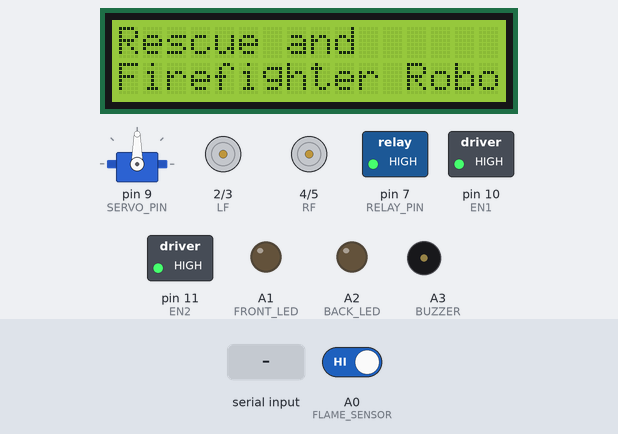
Simulated run of this sketch. Board: Arduino Uno, built with avr-gcc and run on an emulated ATmega328P. Shown: servo, 16×2 character LCD, motor-driver pin pairs drawn as motors (green arrow = first pin HIGH = forward, orange = second pin HIGH = backward, longer = more drive), switched loads named in the sketch (green lamp = pin HIGH), output pins drawn as LEDs (lit = HIGH), buzzer (waves = sounding, pin HIGH). Dashed ring = blinking. The inputs (shaded band) are chosen by the test bench; at power-on: A0 (FLAME_SENSOR) HIGH.

Above: at 1.2 s.
1.3 s: A0 (FLAME_SENSOR) driven LOW
At 2.76 s:
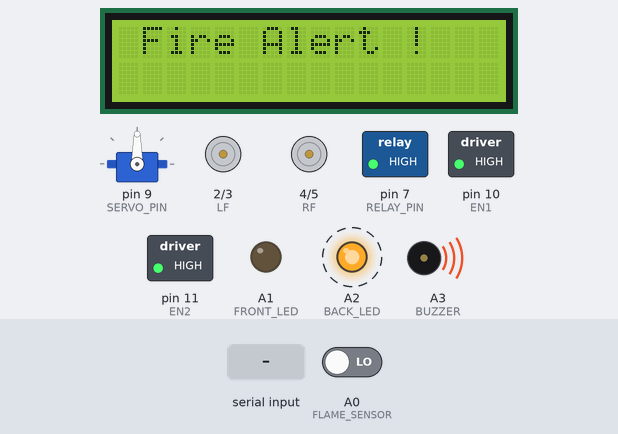
4.3 s: "F" received over Serial
At 5.19 s:
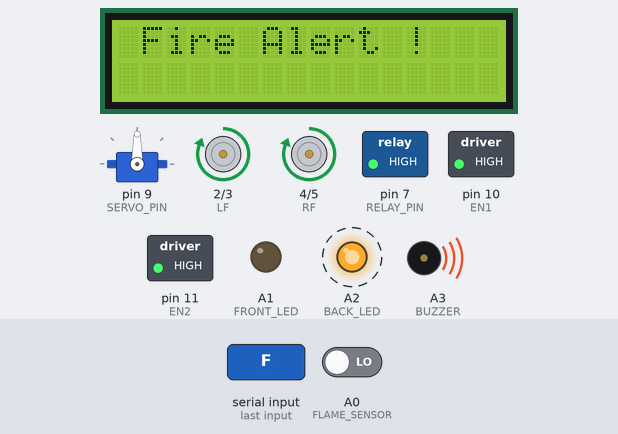
7.3 s: "B" received over Serial
At 7.62 s:
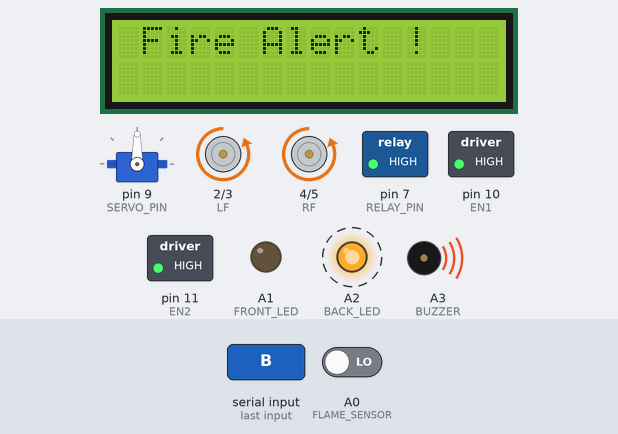
9.8 s: "L" received over Serial
At 10.05 s:
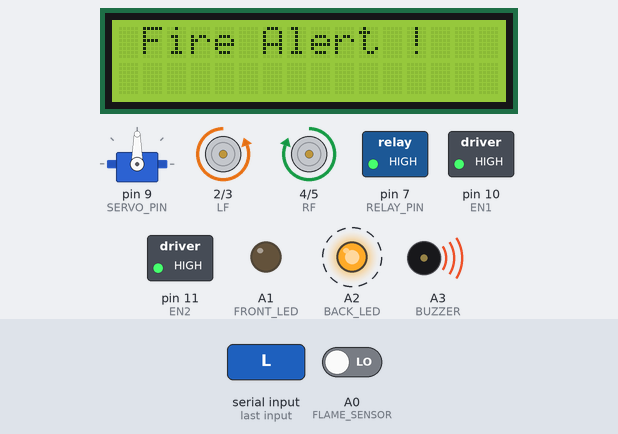
12.3 s: "R" received over Serial
At 12.48 s:
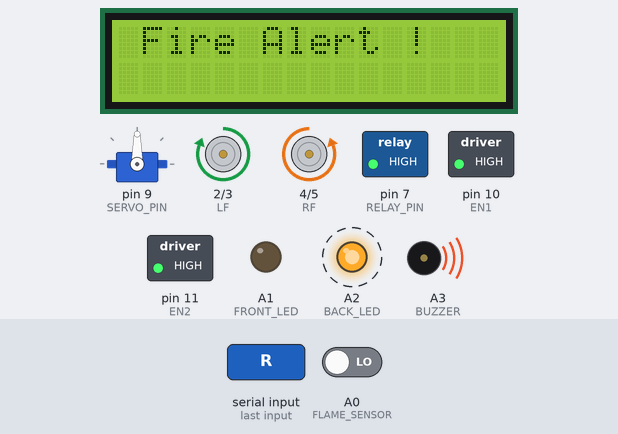
14.7 s: "W" received over Serial
At 14.91 s:
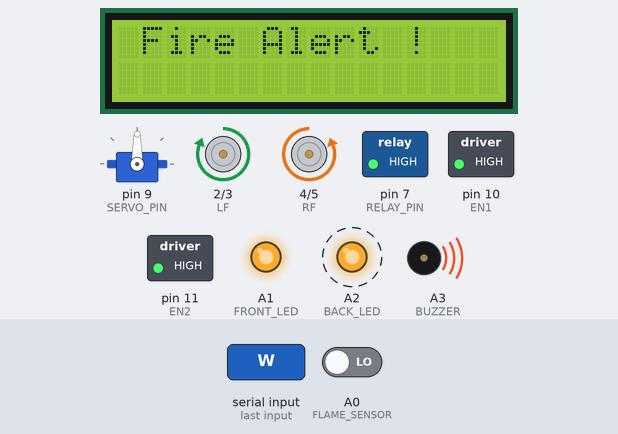
Timing chart, 0 to 18.1 s (numbered marks = the images above; inputs shaded):
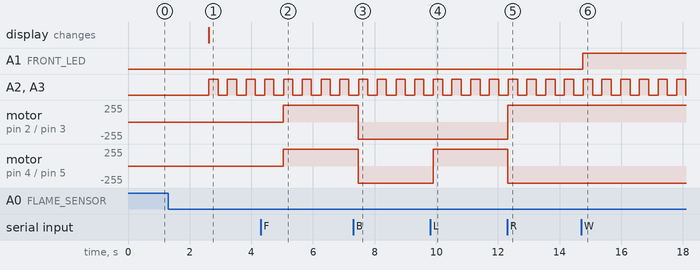

The sketch:

FireFighter.ino
```cpp
// Code By Shonjoy09
#include <SPI.h>
#include <Servo.h>
#include <Wire.h>
#include <LiquidCrystal_I2C.h>

// ================= LCD =================
LiquidCrystal_I2C lcd(0x27, 16, 2);

// ================= MOTOR PINS =================
#define LF 2
#define LB 3
#define RF 4
#define RB 5

#define EN1 10
#define EN2 11

// ================= OTHER PINS =================
#define RELAY_PIN 7
#define SERVO_PIN 9

#define FRONT_LED A1
#define BACK_LED  A2
#define BUZZER    A3

#define FLAME_SENSOR A0

Servo myservo;

char cmd;
int speedValue = 255;

bool extraMode = false;
bool shown = false;

unsigned long servoTimer = 0;
int servoPos = 0;
int servoStep = 2;

// ===================================================
void setup()
{
  Serial.begin(9600);

  pinMode(LF, OUTPUT);
  pinMode(LB, OUTPUT);
  pinMode(RF, OUTPUT);
  pinMode(RB, OUTPUT);

  pinMode(EN1, OUTPUT);
  pinMode(EN2, OUTPUT);

  pinMode(RELAY_PIN, OUTPUT);
  digitalWrite(RELAY_PIN, HIGH);   // OFF at startup

  pinMode(FRONT_LED, OUTPUT);
  pinMode(BACK_LED, OUTPUT);
  pinMode(BUZZER, OUTPUT);

  pinMode(FLAME_SENSOR, INPUT);

  analogWrite(EN1, speedValue);
  analogWrite(EN2, speedValue);

  myservo.attach(SERVO_PIN);
  myservo.write(90);

  // LCD
  lcd.begin();
  lcd.backlight();
  lcd.setCursor(0,0);
  lcd.print("firefighter");
}
// ===================================================
void loop()
{


  // Bluetooth receive
  if (Serial.available())
  {
    cmd = Serial.read();
    processCommand(cmd);
  }

  // Servo sweep when Extra ON
  if (extraMode)
  {
    if (millis() - servoTimer > 20)
    {
      servoTimer = millis();

      servoPos += servoStep;

      if (servoPos >= 180)
      {
        servoPos = 180;
        servoStep = -2;
      }

      if (servoPos <= 0)
      {
        servoPos = 0;
        servoStep = 2;
      }

      myservo.write(servoPos);
    }
  }

  // Flame detection
  flameCheck();
}

// ===================================================
void processCommand(char c)
{
  switch(c)
  {
    // -------- Movement --------
    case 'F':
      forward();
      break;

    case 'B':
      backward();
      break;

    case 'L':
      left();
      break;

    case 'R':
      right();
      break;

    case 'S':
      stopCar();
      break;

    // -------- Front LED --------
    case 'W':
      digitalWrite(FRONT_LED, HIGH);
      break;

    case 'w':
      digitalWrite(FRONT_LED, LOW);
      break;

    // -------- Back LED --------
    case 'U':
      digitalWrite(BACK_LED, HIGH);
      break;

    case 'u':
      digitalWrite(BACK_LED, LOW);
      break;

    // -------- Buzzer --------
    case 'V':
      digitalWrite(BUZZER, HIGH);
      break;

    case 'v':
      digitalWrite(BUZZER, LOW);
      break;

    // -------- Extra --------
case 'X':
  digitalWrite(RELAY_PIN, LOW);   // Relay ON
  extraMode = true;
  break;

case 'x':
  digitalWrite(RELAY_PIN, HIGH);  // Relay OFF
  extraMode = false;
  myservo.write(90);
  break;

    // -------- Speed --------
    case '0': setSpeed(0);   break;
    case '1': setSpeed(25);  break;
    case '2': setSpeed(50);  break;
    case '3': setSpeed(75);  break;
    case '4': setSpeed(100); break;
    case '5': setSpeed(125); break;
    case '6': setSpeed(150); break;
    case '7': setSpeed(175); break;
    case '8': setSpeed(200); break;
    case '9': setSpeed(230); break;
    case 'q': setSpeed(255); break;
  }
}

// ===================================================
void setSpeed(int pwm)
{
  speedValue = pwm;

  analogWrite(EN1, speedValue);
  analogWrite(EN2, speedValue);
}

// ===================================================
void forward()
{
  digitalWrite(LF, HIGH);
  digitalWrite(LB, LOW);

  digitalWrite(RF, HIGH);
  digitalWrite(RB, LOW);
}

// ===================================================
void backward()
{
  digitalWrite(LF, LOW);
  digitalWrite(LB, HIGH);

  digitalWrite(RF, LOW);
  digitalWrite(RB, HIGH);
}

// ===================================================
void left()
{
  digitalWrite(LF, LOW);
  digitalWrite(LB, HIGH);

  digitalWrite(RF, HIGH);
  digitalWrite(RB, LOW);
}

// ===================================================
void right()
{
  digitalWrite(LF, HIGH);
  digitalWrite(LB, LOW);

  digitalWrite(RF, LOW);
  digitalWrite(RB, HIGH);
}

// ===================================================
void stopCar()
{
  digitalWrite(LF, LOW);
  digitalWrite(LB, LOW);

  digitalWrite(RF, LOW);
  digitalWrite(RB, LOW);
}

// ===================================================
void flameCheck()
{
  if (digitalRead(FLAME_SENSOR) == LOW)
  {
    shown = false;

    lcd.clear();
    lcd.setCursor(1, 0);
    lcd.print("Fire Alert !");

    for (int i = 0; i < 2; i++)
    {
      digitalWrite(BUZZER, HIGH);
      digitalWrite(BACK_LED, HIGH);
      delay(300);

      digitalWrite(BUZZER, LOW);
      digitalWrite(BACK_LED, LOW);
      delay(300);
    }
  }
  else
  {
    if (!shown)
    {
      lcd.clear();
      lcd.setCursor(0, 0);
      lcd.print("Rescue and");
      lcd.setCursor(0, 1);
      lcd.print("Firefighter Robot");
  delay(2500);
      shown = true;
    }
  }
}
```

Measured:
- after the input at 1.3 s, A2 (BACK_LED), A3 (BUZZER): alternates HIGH for 0.30 s and LOW for 0.31 s, starting after 1.3 s; the display: changes after 1.3 s (image 1)
- after the input at 4.3 s, motor on pin 2 (LF) / pin 3 (LB), motor on pin 4 (RF) / pin 5 (RB): stopped → forward 255/255 after 0.73 s
- after the input at 7.3 s, motor on pin 2 (LF) / pin 3 (LB), motor on pin 4 (RF) / pin 5 (RB): forward 255/255 → backward 255/255 after 0.16 s
- after the input at 9.8 s, motor on pin 4 (RF) / pin 5 (RB): backward 255/255 → forward 255/255 after 0.09 s
- after the input at 12.3 s, motor on pin 2 (LF) / pin 3 (LB): backward 255/255 → forward 255/255 at once; motor on pin 4 (RF) / pin 5 (RB): forward 255/255 → backward 255/255 at once
- after the input at 14.7 s, A1 (FRONT_LED): LOW → HIGH after 0.05 s
